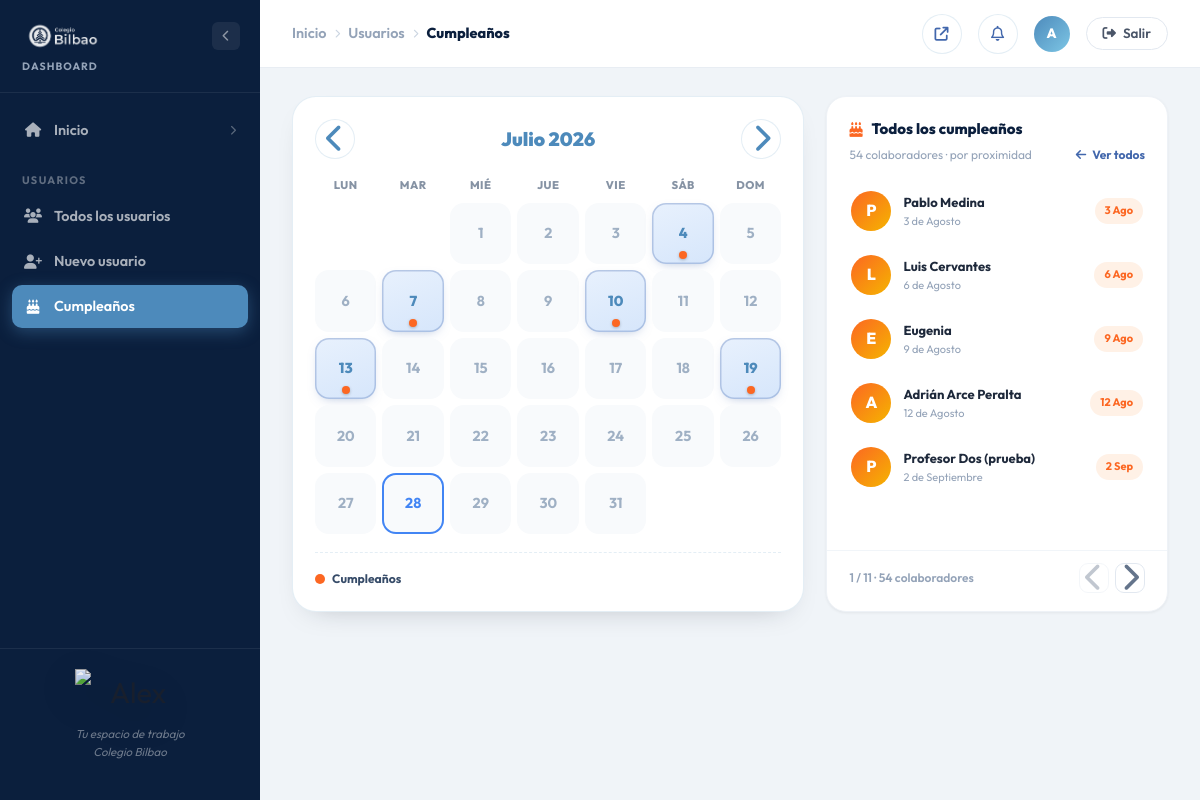
/dashboard/usuarios/cumpleanos (signed in), run on the app's committed database.
### tables this page shows
CREATE TABLE usuarios (
    id               INT UNSIGNED  NOT NULL AUTO_INCREMENT,
    nombre           VARCHAR(120)  NOT NULL,
    email            VARCHAR(180)  NOT NULL,
    password         VARCHAR(255)  NOT NULL,
    rol              ENUM('superadmin','administrador','usuario') NOT NULL DEFAULT 'usuario',
    rol_redaccion    ENUM('revisor','editor') NULL,   
    tipo_personal    SET('profesor','prefecto','administrativo') NULL,  
    puede_suplir     TINYINT(1)    NOT NULL DEFAULT 1,  
    modulos          VARCHAR(255)  NULL,           
    fecha_nacimiento DATE          NULL,           
    avatar           VARCHAR(255)  NULL,
    ultimo_acceso    DATETIME      NULL,
    creado_en        TIMESTAMP     NOT NULL DEFAULT CURRENT_TIMESTAMP,
    PRIMARY KEY (id),
    UNIQUE KEY uq_email (email)
);

### views/blog/usuarios/cumpleanos.php (the view, shortened to what the rows shown need)
<?php
$mesesEs = ['Enero','Febrero','Marzo','Abril','Mayo','Junio','Julio','Agosto','Septiembre','Octubre','Noviembre','Diciembre'];
$mesesAb = ['Ene','Feb','Mar','Abr','May','Jun','Jul','Ago','Sep','Oct','Nov','Dic'];
$ahora    = new \DateTime();
$hoyMD    = $ahora->format('m-d');
$todayDoy = (int)$ahora->format('z');
$lista   = [];
foreach (($cumpleanos ?? []) as $c) {
    $md = str_pad((string)$c->mes, 2, '0', STR_PAD_LEFT) . '-' . str_pad((string)$c->dia, 2, '0', STR_PAD_LEFT);
    $bd  = \DateTime::createFromFormat('!Y-n-j', $ahora->format('Y') . "-{$c->mes}-{$c->dia}");
    $doy = $bd ? (int)$bd->format('z') : 999;
    $lista[] = [
        'nombre'  => $c->nombre ?? '—',
        'inicial' => mb_strtoupper(mb_substr($c->nombre ?? 'U', 0, 1)),
        'avatar'  => $c->avatar ?? '',
        'mes'     => (int)$c->mes,
        'dia'     => (int)$c->dia,
        'ord'     => ($doy - $todayDoy + 366) % 366,
        'hoy'     => ($md === $hoyMD),
    ];
}
$porPagina = 5;
?>
<div class="admin-layout">
    <?php include __DIR__ . '/../_sidebar.php'; ?>
    <div class="admin-main">
        <main class="admin-content">
            <div class="cb-wrap">
                <div class="cb-side">
                    <div class="cb-list" data-cb-list id="cbList">
                        <?php if (empty($lista)): ?>
                            <div class="cb-empty">Aún no hay fechas de nacimiento registradas.<br>Agrégalas al editar cada usuario.</div>
                        <?php else: foreach ($lista as $i => $c):
                            $mes = $mesesEs[$c['mes'] - 1] ?? '';
                        ?>
                        <div class="cb-item<?= $c['hoy'] ? ' is-today' : '' ?><?= $i >= $porPagina ? ' is-hidden' : '' ?>" data-pager-item>
                            <div class="cb-ava"><?php if (!empty($c['avatar'])): ?><img src="<?= htmlspecialchars($c['avatar']) ?>" alt=""><?php else: ?><?= htmlspecialchars($c['inicial']) ?><?php endif; ?></div>
                            <div>
                                <div class="cb-name"><?= htmlspecialchars($c['nombre']) ?></div>
                                <div class="cb-date"><?= $c['dia'] ?> de <?= $mes ?></div>
                            </div>
                            <span class="cb-chip<?= $c['hoy'] ? ' cb-chip--today' : '' ?>"><?= $c['hoy'] ? '¡Hoy!' : $c['dia'] . ' ' . $mesesAb[$c['mes'] - 1] ?></span>
                        </div>
                        <?php endforeach; endif; ?>
                    </div>
                </div>
            </div>
        </main>
    </div>
</div>

### data on the page
usuarios: inicial "P", nombre "Pablo Medina", dia "3", mes "Agosto", mes "Ago"
usuarios: inicial "L", nombre "Luis Cervantes", dia "6", mes "Agosto", mes "Ago"
usuarios: inicial "E", nombre "Eugenia", dia "9", mes "Agosto", mes "Ago"
usuarios: inicial "A", nombre "Adrián Arce Peralta", dia "12", mes "Agosto", mes "Ago"
usuarios: inicial "P", nombre "Profesor Dos (prueba)", dia "2", mes "Septiembre", mes "Sep"

### other printed values
$_cr['label'] "Inicio"
$_cr['label'] "Usuarios"
$_cr['label'] "Cumpleaños"
$_tbInicial "A"
$total "54"
